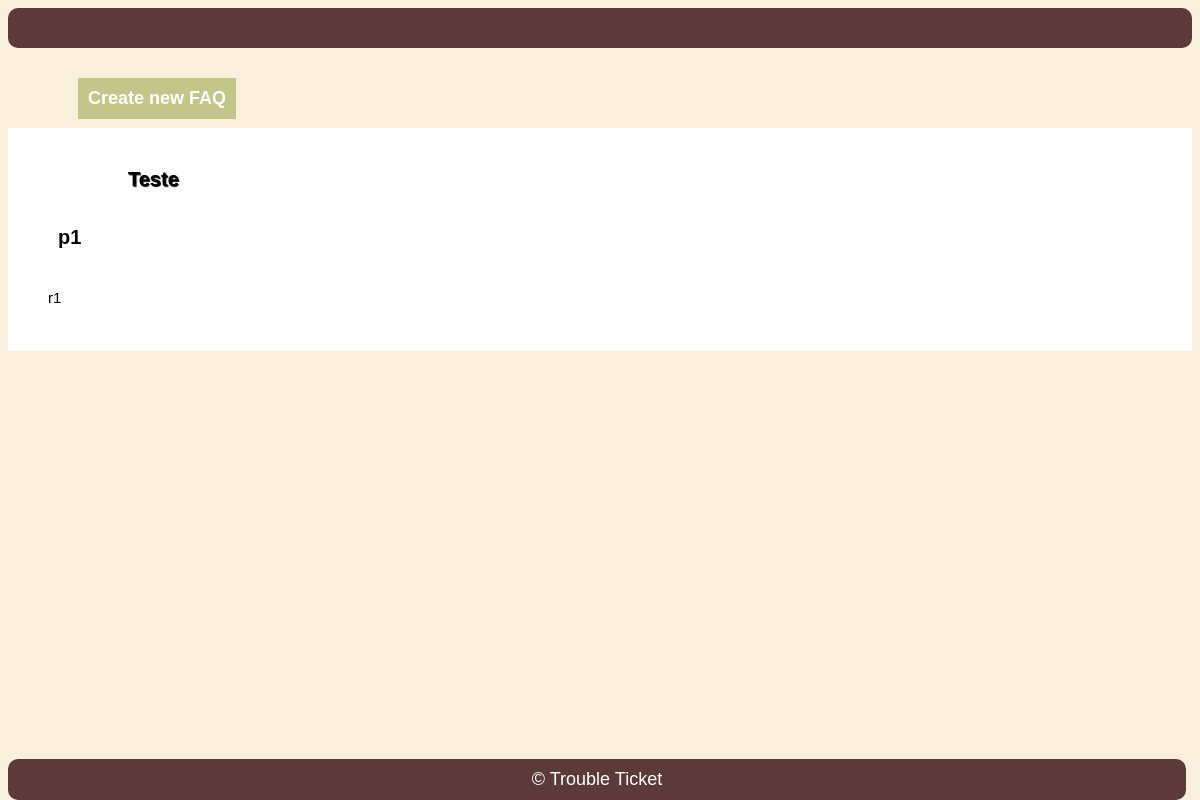
Before: /faq.php (signed in) with the older database file.
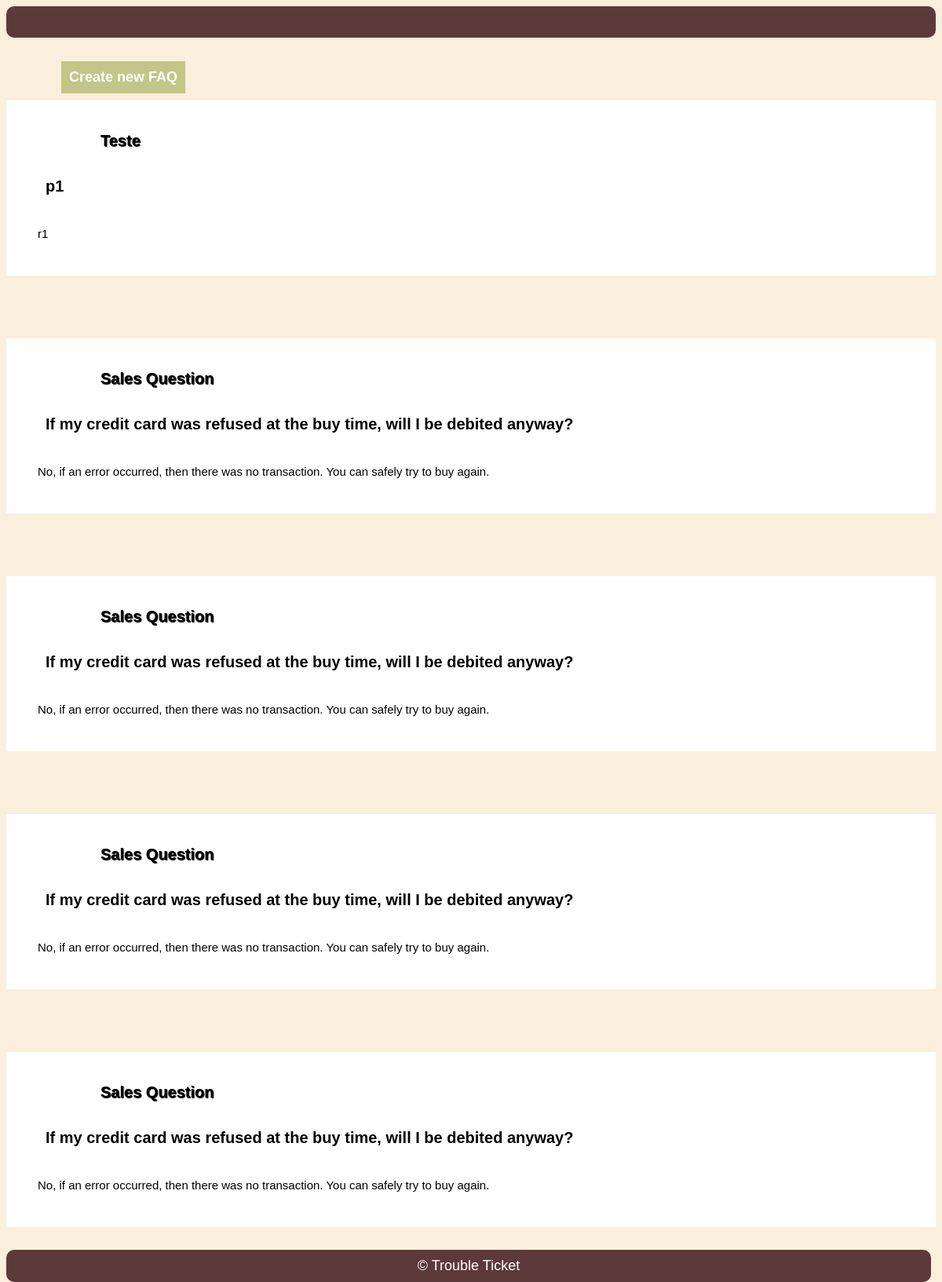
After: the same page with the newer database file.
### tables this page shows
CREATE TABLE faq (
  id INTEGER PRIMARY KEY AUTOINCREMENT,
  title TEXT NOT NULL,
  question TEXT NOT NULL,
  answer TEXT NOT NULL
);

### faq.php (the view, shortened to what this page needs)
<?php
$db = getDataBaseConnection();
$stmt = $db->prepare("SELECT * FROM faq");
$stmt->execute();
$faq = $stmt->fetchAll();
?>
<!DOCTYPE html>
<html lang="en-US">
  <head>
    <link rel="stylesheet" href="style2.css">
  </head>
  <header>
  </header>
  <a href="#" class = "a-prof" onclick="showFormFaq()">Create new FAQ</a>
  <?php foreach ($faq as $f): ?>
  <div id="faq-display">
    <h3 id = "title"><?= $f['title'] ?></h3>
    <p id = "question"><?= $f['question'] ?></p>
    <p id = "answer" ><?= $f['answer'] ?></p>
  </div>
  <?php endforeach; ?>
  <footer>
    &copy; Trouble Ticket
  </footer>
</html>

### style2.css (style rules this page uses)
header { background-color: rgb(92, 58, 58); color: #fff; padding: 20px; text-align: center; margin-bottom: 30px; border-radius: 10px; text-shadow: black 2px 2px 2px; }
a { color: rgb(92, 58, 58); text-decoration: none; }
footer { position: fixed; bottom: 0; width: 96.5%; border-radius: 10px; text-align: center; background-color: rgb(92, 58, 58); color: #fff; padding: 10px; margin-top: 30px; font-size: 18px; }
.a-prof { position: absolute; background-color:rgba(144, 158, 54, 0.5); padding: 10px; margin-left: 70px; display: inline-block; font-size: 18px; font-weight: bold; color: white; box-sizing: content-box; margin-bottom: 20px; }
#faq-display { margin-top: 80px; background-color: #fff; padding: 20px; }
#title { margin-left: 100px; font-size: 20px; padding-bottom: 15px; text-shadow: black 1px 1px 1px; }
#question { margin-left: 30px; font-size: 20px; padding-bottom: 20px; font-weight: bold; }
#answer { margin-left: 20px; font-size: 15px; padding-bottom: 10px; }

Changed rows visible on the page:
added faq: title "Sales Question", question "If my credit card was refused at the buy time, will I be debited anyway?", answer "No, if an error occurred, then there was no transaction. You can safely try to buy again."
added faq: title "Sales Question", question "If my credit card was refused at the buy time, will I be debited anyway?", answer "No, if an error occurred, then there was no transaction. You can safely try to buy again."
added faq: title "Sales Question", question "If my credit card was refused at the buy time, will I be debited anyway?", answer "No, if an error occurred, then there was no transaction. You can safely try to buy again."
added faq: title "Sales Question", question "If my credit card was refused at the buy time, will I be debited anyway?", answer "No, if an error occurred, then there was no transaction. You can safely try to buy again."
